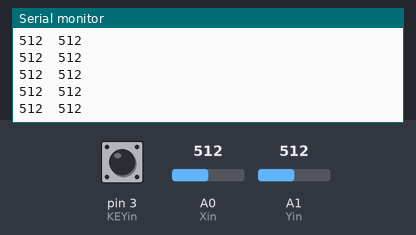
The sketch below on a simulated Arduino Uno, built with avr-gcc and run on an emulated ATmega328P. Shown: the last lines printed to the serial monitor. The test bench sets the inputs (shaded band); at power-on: A0 (Xin) = 512, A1 (Yin) = 512, pin 3 (KEYin) LOW.

Above: at 1.2 s.
1.3 s: A0 (Xin) set to 716
At 2.0 s:
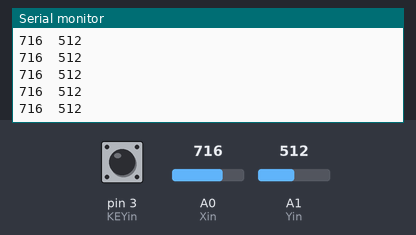
4.3 s: A1 (Yin) set to 716
At 4.9 s:
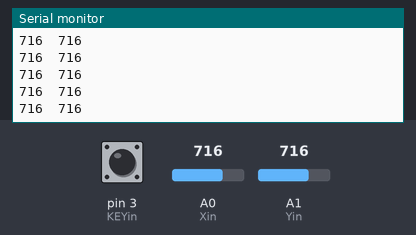
7.3 s: A0 (Xin) set to 900
At 8.4 s:
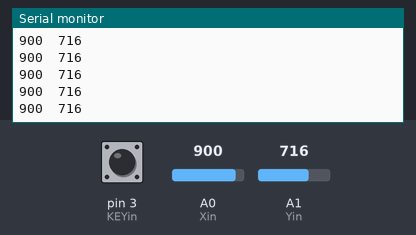
10.3 s: A1 (Yin) set to 900
At 10.9 s:
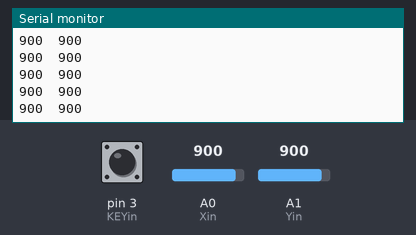
Timing chart, 0 to 12.8 s (numbered marks = the images above; inputs shaded):
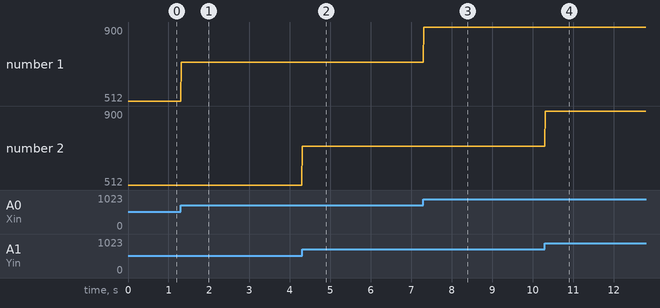

Measured:
- after the input at 1.3 s, the serial monitor: prints a new line at once (image 1)
- after the input at 4.3 s, the serial monitor: prints a new line at once (image 2)
- after the input at 7.3 s, the serial monitor: prints a new line at once (image 3)
- after the input at 10.3 s, the serial monitor: prints a new line at once (image 4)
- plotted number 1: 512 → 716 after the input at 1.3 s, 716 → 900 after the input at 7.3 s

The sketch:

joystick_read.ino
```cpp
int Xin = A0;   // X Input Pin
int Yin = A1;   // Y Input Pin
int KEYin = 3;  // Push Button
void setup() {
  pinMode(KEYin, INPUT);
  Serial.begin(9600);
}
void loop() {
  int xVal, yVal, buttonVal;

  xVal = analogRead(Xin);
  yVal = analogRead(Yin);
  buttonVal = digitalRead(KEYin);

  // Serial.print("X = ");
  Serial.print(xVal, DEC);
  Serial.print("\t");
  // Serial.print("Y = ");
  Serial.println(yVal, DEC);

  // Serial.print("Button is ");
  // if (buttonVal == HIGH) {
  //   Serial.println("not pressed");
  // } else {
  //   Serial.println("PRESSED");
  // }

  delay(10);
}
```
